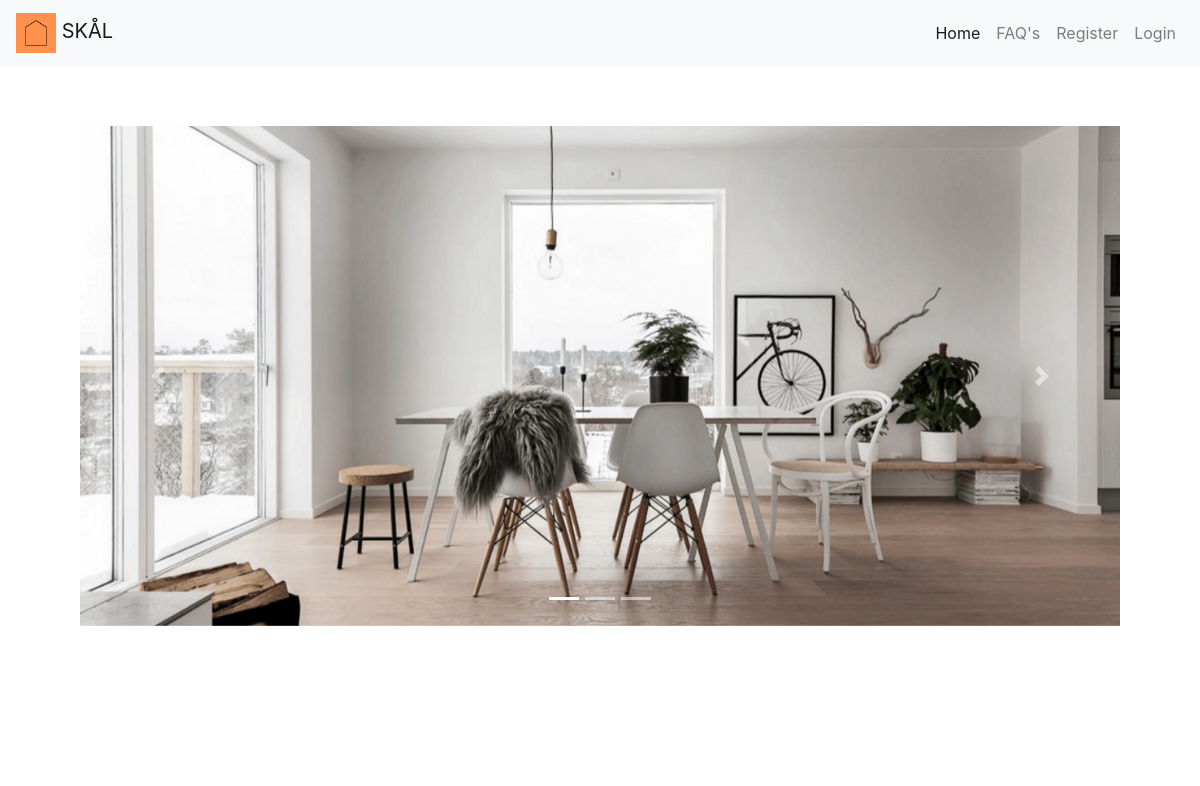
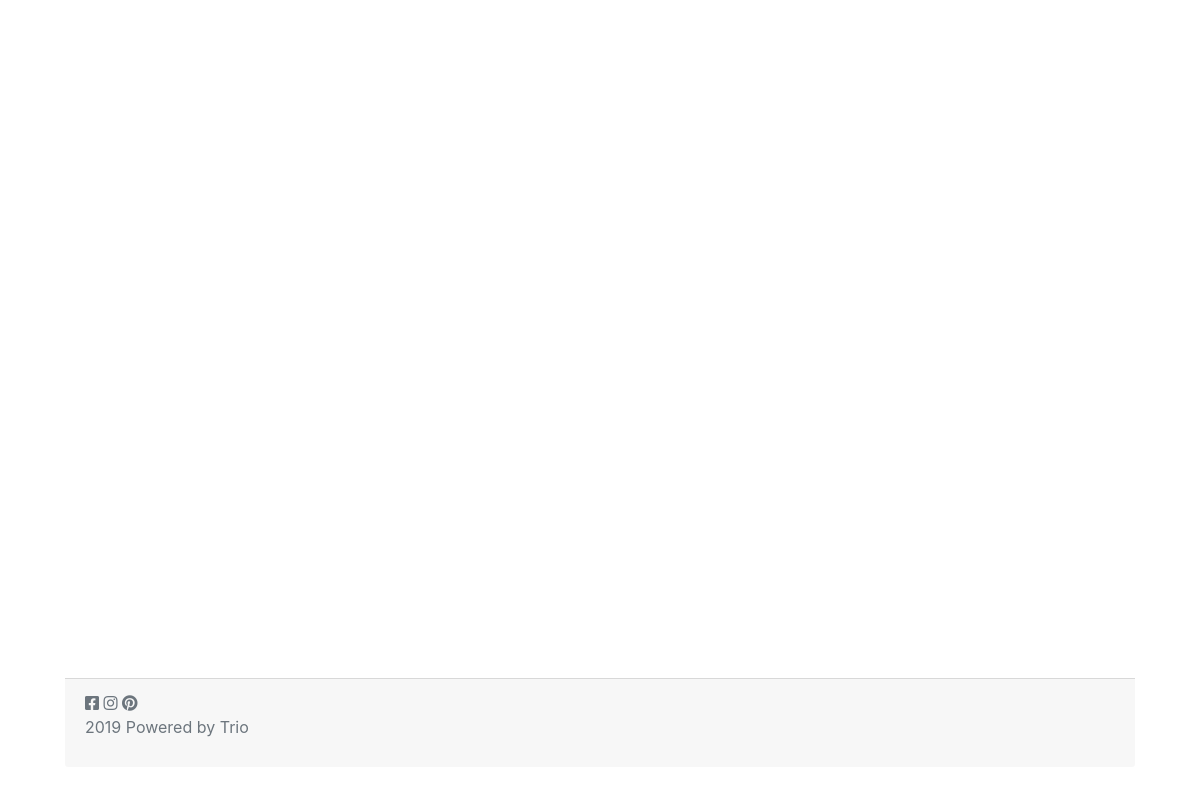
Before: / with the older database file (2 pictures, top to bottom).
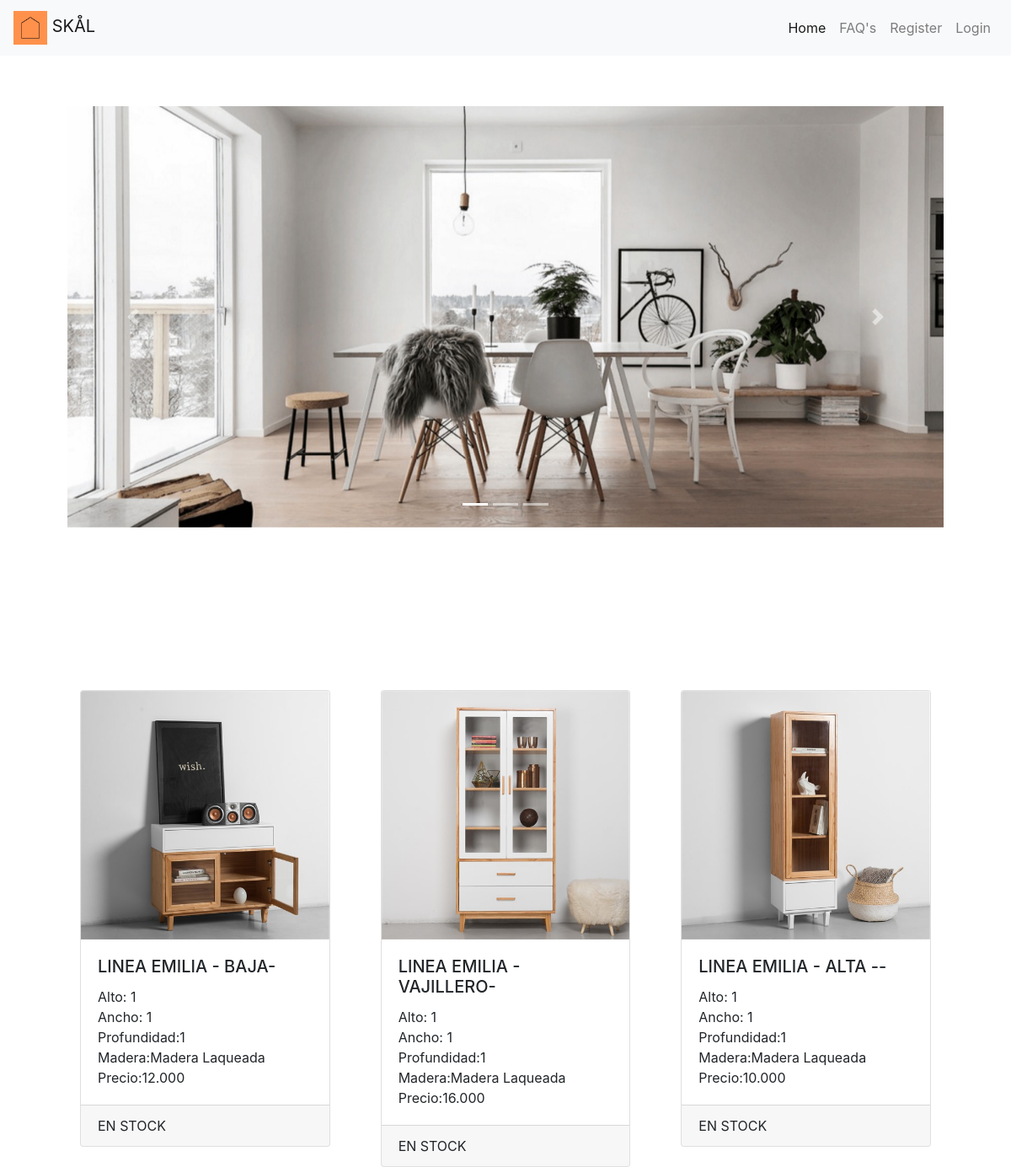
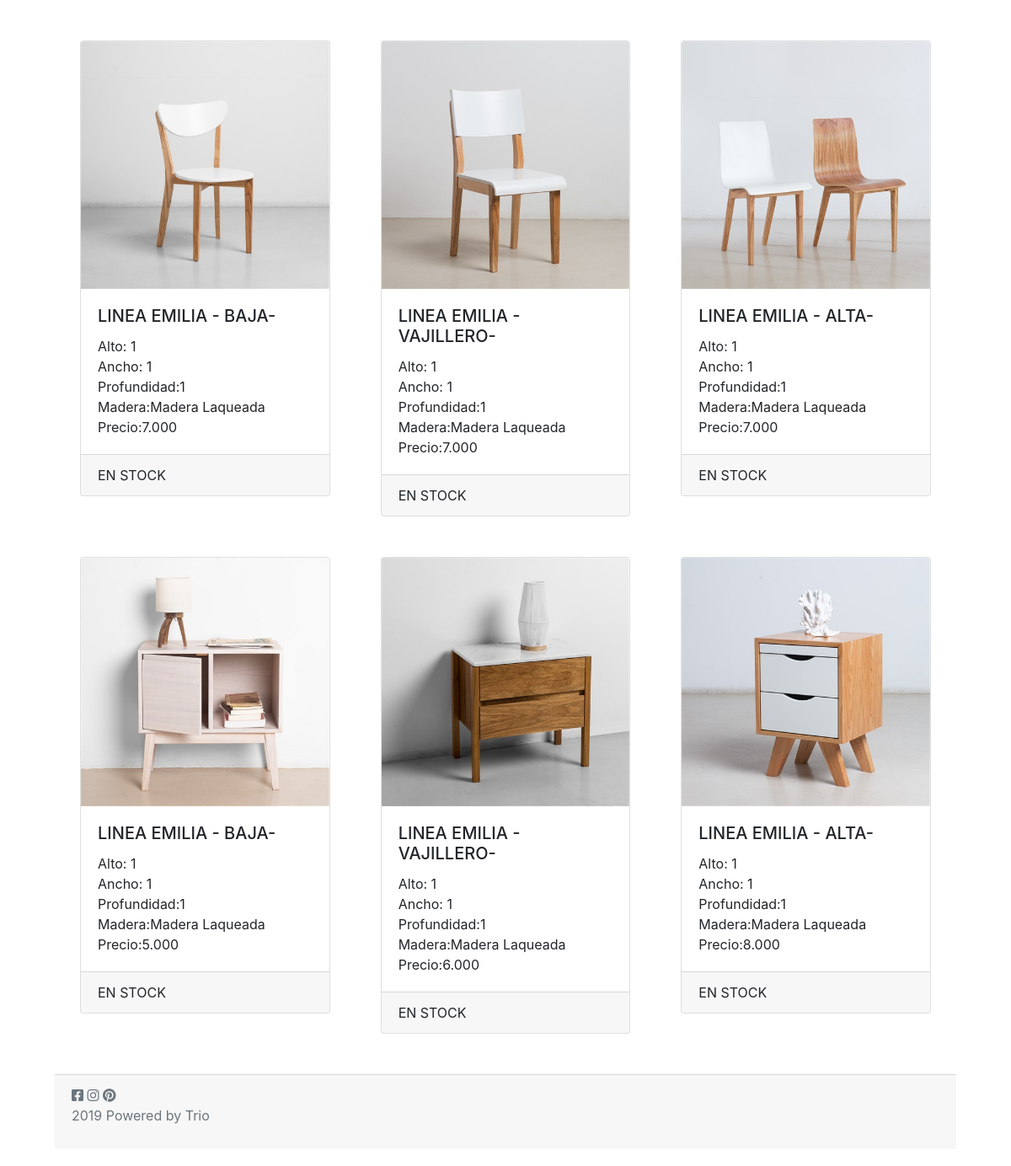
After: the same page with the newer database file (2 pictures, top to bottom).
### tables this page shows
CREATE TABLE `muebles` (
  `id` int(11) NOT NULL,
  `nombre` varchar(45) NOT NULL,
  `precio` varchar(45) NOT NULL,
  `material` varchar(45) DEFAULT NULL,
  `alto` decimal(2,0) DEFAULT NULL,
  `ancho` decimal(2,0) DEFAULT NULL,
  `profundidad` decimal(2,0) DEFAULT NULL,
  `foto` varchar(200) DEFAULT NULL,
  `descripcion` varchar(1000) DEFAULT NULL
);

### Clases/query.php (called while the page is built, shortened)
<?php
class Query{
    static public function listado($pdo,$tabla){
        $sql="select * from $tabla";
        $consulta= $pdo->query($sql);
        $listado=$consulta->fetchall(PDO::FETCH_ASSOC);
        return $listado;
    }
}

### listadoProductos.php (the view, shortened to what this page needs)
<?php
require_once("loader.php");
$muebles = Query::listado($pdo, 'muebles');
 ?>
<section class="container">
<div class="card-deck row mt-5">
   <?php foreach ($muebles as $key => $mueble) : ?>
     <div class="col-md-4 mb-5">
       <div class="card">
         <img src="imagenes/<?= $mueble['foto']?>" class="card-img-top" alt="...">
         <div class="card-body">
           <h5 class="card-title"><?= $mueble['nombre']?>-</h5>
           <p class="card-text">
             Alto: <?= $mueble['alto']?> <br>
             Ancho: <?= $mueble['ancho']?> <br>
             Profundidad:<?= $mueble['profundidad']?><br>
             Madera:<?= $mueble['material']?> <br>
             Precio:<?= $mueble['precio']?> <br>
           </p>
         </div>
         <div class="card-footer">EN STOCK</div>
       </div>
     </div>
   <?php endforeach ?>
</div>
</section>

### index.php (shortened to what this page needs)
<!DOCTYPE html>
<html lang="en">
<head>
  <link rel="stylesheet" href="https://use.fontawesome.com/releases/v5.8.2/css/all.css">
  <link rel="stylesheet" href="https://stackpath.bootstrapcdn.com/bootstrap/4.3.1/css/bootstrap.min.css">
  <link rel="stylesheet" href="css/master.css">
  </head>
<body>
 <?php include("nav_bar.php") ?>
  <div class="container">
  <div class="card-body">
  <section class="container">
      <div class="bd-example">
    <div id="carouselExampleCaptions" class="carousel slide" data-ride="carousel">
      <ol class="carousel-indicators">
        <li data-target="#carouselExampleCaptions" data-slide-to="0" class="active"></li>
        <li data-target="#carouselExampleCaptions" data-slide-to="1"></li>
        <li data-target="#carouselExampleCaptions" data-slide-to="2"></li>
      </ol>
      <div class="carousel-inner">
        <div class="carousel-item imagen1 active">
        </div>
      </div>
      <a class="carousel-control-prev" href="#carouselExampleCaptions" role="button" data-slide="prev">
        <span class="carousel-control-prev-icon" aria-hidden="true"></span>
      </a>
      <a class="carousel-control-next" href="#carouselExampleCaptions" role="button" data-slide="next">
        <span class="carousel-control-next-icon" aria-hidden="true"></span>
      </a>
    </div>
  </div>
    </section>
  <?php include("listadoProductos.php") ?>
  <footer>
  <div class="card-footer text-muted">
  <i class="fab fa-facebook-square"></i>
  <i class="fab fa-instagram"></i>
  <i class="fab fa-pinterest"></i>
  <br>
  <p>2019 Powered by Trio </p>
  </div>
      </footer>
</body>
</html>

### nav_bar.php (shortened to what this page needs)
<!DOCTYPE html>
<html lang="en">
<head>
  <link rel="stylesheet" href="https://use.fontawesome.com/releases/v5.8.2/css/all.css">
  <link rel="stylesheet" href="https://stackpath.bootstrapcdn.com/bootstrap/4.3.1/css/bootstrap.min.css">
  <link rel="stylesheet" href="css/master.css">
  </head>
<body>
   <nav class="navbar navbar-expand-lg navbar-light bg-light">
     <a class="navbar-brand" href="index.php">
       <img src="img/logo2.jpg" width="40" height="40" alt="">
       SKÅL
     </a>
     <a class="nav-link disabled" href="#" tabindex="-1" aria-disabled="true">
     </a>
     <div class="collapse navbar-collapse" id="navbarNav">
       <ul class="navbar-nav ml-auto">
         <li class="nav-item active">
           <a class="nav-link" href="index.php">Home<span class="sr-only">(current)</span></a>
         </li>
         <li class="nav-item">
           <a class="nav-link" href="faq.php">FAQ's</a>
         </li>
         <?php if (isset($_SESSION['email']) && $_SESSION['email'] == true): ?>
             <a class="nav-link" href="logout.php">Logout</a>
             <?php else: ?>
             <a class="nav-link" href="register.php" tabindex="-1" aria-disabled="true">Register</a>
             <a class="nav-link" href="login.php">Login</a>
           <?php endif; ?>
         </ul>
     </div>
   </nav>

### CSS/master.css (style rules this page uses)
.container { min-height: calc(100vh - (89px + 66px)); margin-top: 20px; }
.carousel-item { height:500px; width: 100%; background-size: cover; background-position: center; }
.carousel-item.imagen1 { background-image: url('../img/carrousel1.png'); }

Changed rows visible on the page:
added muebles: foto (picture), nombre "LINEA EMILIA - BAJA", alto "1", ancho "1", profundidad "1", material "Madera Laqueada", precio "12.000"
added muebles: foto (picture), nombre "LINEA EMILIA - VAJILLERO", alto "1", ancho "1", profundidad "1", material "Madera Laqueada", precio "16.000"
added muebles: foto (picture), nombre "LINEA EMILIA - ALTA -", alto "1", ancho "1", profundidad "1", material "Madera Laqueada", precio "10.000"
added muebles: foto (picture), nombre "LINEA EMILIA - BAJA", alto "1", ancho "1", profundidad "1", material "Madera Laqueada", precio "7.000"
added muebles: foto (picture), nombre "LINEA EMILIA - VAJILLERO", alto "1", ancho "1", profundidad "1", material "Madera Laqueada", precio "7.000"
added muebles: foto (picture), nombre "LINEA EMILIA - ALTA", alto "1", ancho "1", profundidad "1", material "Madera Laqueada", precio "7.000"
added muebles: foto (picture), nombre "LINEA EMILIA - BAJA", alto "1", ancho "1", profundidad "1", material "Madera Laqueada", precio "5.000"
added muebles: foto (picture), nombre "LINEA EMILIA - VAJILLERO", alto "1", ancho "1", profundidad "1", material "Madera Laqueada", precio "6.000"
added muebles: foto (picture), nombre "LINEA EMILIA - ALTA", alto "1", ancho "1", profundidad "1", material "Madera Laqueada", precio "8.000"
